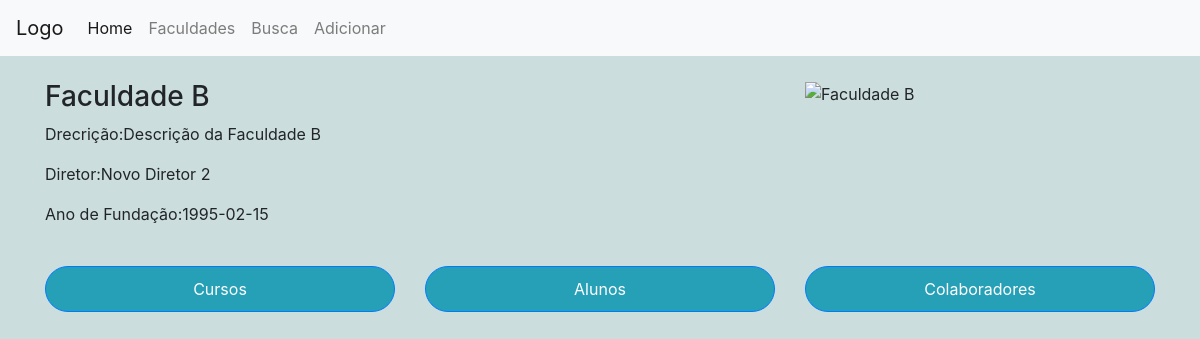
Screenshot of /res_facul.php?idfacul=2 with the database file from the repository.
### tables this page shows
CREATE TABLE `faculdade` (
  `idfacul` int(11) NOT NULL,
  `nome` varchar(255) DEFAULT NULL,
  `descricao` text DEFAULT NULL,
  `foto` varchar(255) DEFAULT NULL,
  `diretor` varchar(255) DEFAULT NULL,
  `ano_fundacao` date DEFAULT NULL
);

### res_facul.php (the view, shortened to what this page needs)
<?php
$credenciais = parse_ini_file("credenciais_banco.txt");
$host = $credenciais['host'];
$username = $credenciais['username'];
$password = $credenciais['password'];
$dbname = $credenciais['dbname'];
$conn = new mysqli($host, $username, $password, $dbname);
if (isset($_GET['idfacul'])) {
    $idfacul = $_GET['idfacul'];
    $sql_faculdade = "SELECT * FROM faculdade WHERE idfacul = $idfacul";
    $result_faculdade = $conn->query($sql_faculdade);
    if ($result_faculdade->num_rows > 0) {
        $row_faculdade = $result_faculdade->fetch_assoc();
        $faculdade_nome = $row_faculdade['nome'];
        $faculdade_descricao = $row_faculdade['descricao'];
        $faculdade_foto = $row_faculdade['foto'];
        $diretor = $row_faculdade['diretor'];
        $ano_fundacao = $row_faculdade['ano_fundacao'];
    } else {
        echo "Faculdade não encontrada.";
        exit;
    }
}
?>
<!DOCTYPE html>
<html>
<head>
    <link rel="stylesheet" href="https://stackpath.bootstrapcdn.com/bootstrap/4.5.2/css/bootstrap.min.css">
    <link rel="stylesheet" href="style.css">
</head>
<body>
<nav class="navbar navbar-expand-lg navbar-light bg-light">
    <a class="navbar-brand" href="#">Logo</a>
    <div class="collapse navbar-collapse" id="navbarNav">
        <ul class="navbar-nav">
            <li class="nav-item active">
                <a class="nav-link" href="home.php">Home <span class="sr-only">(current)</span></a>
            </li>
            <li class="nav-item">
                <a class="nav-link" href="faculdade.php">Faculdades</a>
            </li>
            <li class="nav-item">
                <a class="nav-link" href="pagina_de_busca.php">Busca</a>
            </li>
            <li class="nav-item">
                <a class="nav-link" href="inserir_dados.php">Adicionar</a>
            </li>        </ul>
    </div>
</nav>
<div class="container mt-4">
    <div class="row">
        <div class="col-md-8">
            <?php
            if (isset($faculdade_nome) && isset($faculdade_descricao)) {
                echo "<h3>$faculdade_nome</h3>";
                echo "<p>Drecrição:$faculdade_descricao</p>";
                echo "<p>Diretor:$diretor</p>";
                echo "<p>Ano de Fundação:$ano_fundacao</p>";
            } else {
                echo "Nenhuma faculdade selecionada.";
            }
            ?>
        </div>
        <div class="col-md-4">
            <?php
            if (!empty($faculdade_foto)) {
                echo "<img src='imagens/$faculdade_foto' alt='$faculdade_nome' class='img-fluid'>";
            } else {
                echo "Nenhuma imagem disponível para esta faculdade.";
            }
            ?>
        </div>
    </div>
    <div class="row mt-4">
        <div class="col-md-4">
            <a href="cursos.php?idfacul=<?php echo $idfacul; ?>" class="btn btn-primary btn-block">Cursos</a>
        </div>
        <div class="col-md-4">
            <a href="alunos.php?idfacul=<?php echo $idfacul; ?>" class="btn btn-primary btn-block">Alunos</a>
        </div>
        <div class="col-md-4">
            <a href="colaboradores.php?idfacul=<?php echo $idfacul; ?>" class="btn btn-primary btn-block">Colaboradores</a>
        </div>
    </div>
</div>
</body>
</html>

### style.css (style rules this page uses)
body { background-color: rgb(204, 221, 221); }
.row.mt-4 { margin-top: 1rem; }
.col-md-4 a.btn-primary.btn-block { display: block; text-align: center; background-color: rgb(38, 160, 182); border-radius: 30px; padding: 10px; color: white; text-decoration: none; margin-bottom: 10px; }

### rows the page displays
faculdade: nome "Faculdade B", descricao "Descrição da Faculdade B", diretor "Novo Diretor 2", ano_fundacao "1995-02-15"
